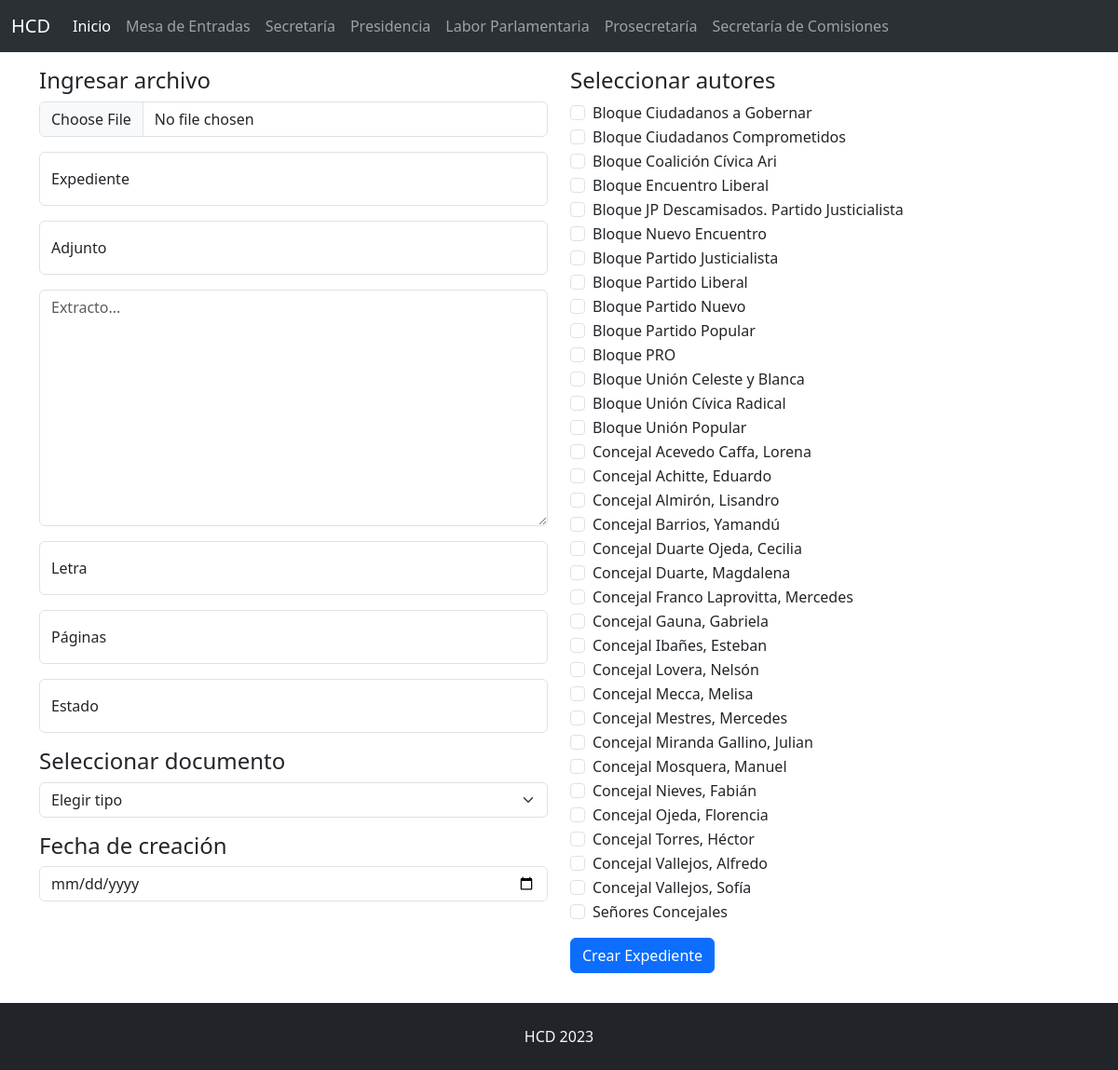
The page /mesa/nuevo.php on the database its author committed.
### tables this page shows
CREATE TABLE `usuarios` (
  `id` int(133) NOT NULL,
  `correo` varchar(255) DEFAULT NULL,
  `clave` varchar(255) DEFAULT NULL,
  `nombre` varchar(255) DEFAULT NULL,
  `categoria` varchar(255) DEFAULT NULL,
  `creado` datetime DEFAULT NULL,
  `editado` datetime DEFAULT NULL
);

### mesa/nuevo.php (the view, shortened to what this page needs)
<?php include('../cabecera.php'); ?>
    <main class="container my-3">
        <form method="post" action="insertar" enctype="multipart/form-data">
            <div class="row">
                <div class="col-md">
                    <div class="mb-3">
                        <h4>Ingresar archivo</h4>
                        <input type="file" name="archivo" class="form-control">
                    </div>
                    <div class="form-floating mb-3">
                        <input type="text" name="expte" class="form-control" id="expte" placeholder="Expediente">
                        <label for="expte">Expediente</label>
                    </div>
                    <div class="form-floating mb-3">
                        <input type="text" name="adjunto" class="form-control" id="adjunto" placeholder="Adjunto">
                        <label for="adjunto">Adjunto</label>
                    </div>
                    <div class="mb-3">
                        <textarea name="extracto" class="form-control" id="extracto" rows="10" placeholder="Extracto..."></textarea>
                    </div>
                    <div class="form-floating mb-3">
                        <input type="text" name="letra" class="form-control" id="letra" placeholder="Letra">
                        <label for="letra">Letra</label>
                    </div>
                    <div class="form-floating mb-3">
                        <input type="number" name="paginas" class="form-control" id="paginas" placeholder="Páginas">
                        <label for="paginas">Páginas</label>
                    </div>
                    <div class="form-floating mb-3">
                        <input type="text" name="estado" class="form-control" id="estado" placeholder="Estado">
                        <label for="estado">Estado</label>
                    </div>
                    <div class="mb-3">
                        <h4>Seleccionar documento</h4>
                        <select name="tipo" class="form-select" id="tipo">
                            <option disabled selected>Elegir tipo</option>
                        </select>
                    </div>
                    <div class="mb-3">
                        <h4>Fecha de creación</h4>
                        <input type="date" name="creado" class="form-control" id="creado">
                    </div>
                </div>
                <div class="col-md">
                    <div class="mb-3">
                        <h4>Seleccionar autores</h4>
                        <?php
                        $consulta = mysqli_query($conexion, "SELECT * FROM usuarios WHERE categoria = 'Autor' ORDER BY nombre");
                        while ($campo = mysqli_fetch_assoc($consulta)) {
                            echo '<div class="form-check"><input type="checkbox" name="autor[]" class="form-check-input" id="autor" value="'.$campo['nombre'].'"><label class="form-check-label" for="autor">'.$campo['nombre'].'</label></div>';
                        }
                        ?>
                    </div>
                    <div class="mb-3">
                        <input type="submit" value="Crear Expediente" class="btn btn-primary">
                    </div>
                </div>
            </div>
        </form>
    </main>
<?php include('../pie.php'); ?>

### cabecera.php (shortened to what this page needs)
<!DOCTYPE html>
<html lang="es">
<head>
    <link rel="stylesheet" href="/css/bootstrap.min.css">
    <link rel="stylesheet" href="/css/estilo.css">
</head>
<body>
    <nav data-bs-theme="dark" class="navbar sticky-top navbar-expand-lg bg-body-tertiary">
        <div class="container-fluid">
            <a class="navbar-brand" href="../">HCD</a>
            <div class="collapse navbar-collapse" id="navbarSupportedContent">
                <ul class="navbar-nav me-auto mb-2 mb-lg-0">
                    <li class="nav-item">
                        <a class="nav-link active" aria-current="page" href="../">Inicio</a>
                    </li>
                    <li class="nav-item">
                        <a class="nav-link" href="/mesa">Mesa de Entradas</a>
                    </li>
                    <li class="nav-item">
                        <a class="nav-link" href="/secretaria">Secretaría</a>
                    </li>
                    <li class="nav-item">
                        <a class="nav-link" href="/presidencia">Presidencia</a>
                    </li>
                    <li class="nav-item">
                        <a class="nav-link" href="/labor">Labor Parlamentaria</a>
                    </li>
                    <li class="nav-item">
                        <a class="nav-link" href="/prosecretaria">Prosecretaría</a>
                    </li>
                    <li class="nav-item">
                        <a class="nav-link" href="/comisiones">Secretaría de Comisiones</a>
                    </li>
                </ul>
            </div>
        </div>
    </nav>

### pie.php (shortened to what this page needs)
    <footer class="text-center text-light bg-dark py-4">
        HCD <?php echo date('Y'); ?>
    </footer>
</body>
</html>

### css/estilo.css (style rules this page uses)
html { height: 100%; }
body { display: flex; flex-direction: column; min-height: 100%; }
footer { margin-top: auto; }

### rows shown on the page
usuarios: nombre "Bloque Ciudadanos a Gobernar"
usuarios: nombre "Bloque Ciudadanos Comprometidos"
usuarios: nombre "Bloque Coalición Cívica Ari"
usuarios: nombre "Bloque Encuentro Liberal"
usuarios: nombre "Bloque JP Descamisados. Partido Justicialista"
usuarios: nombre "Bloque Nuevo Encuentro"
usuarios: nombre "Bloque Partido Justicialista"
usuarios: nombre "Bloque Partido Liberal"
usuarios: nombre "Bloque Partido Nuevo"
usuarios: nombre "Bloque Partido Popular"
usuarios: nombre "Bloque PRO"
usuarios: nombre "Bloque Unión Celeste y Blanca"
usuarios: nombre "Bloque Unión Cívica Radical"
usuarios: nombre "Bloque Unión Popular"
usuarios: nombre "Concejal Acevedo Caffa, Lorena"
usuarios: nombre "Concejal Achitte, Eduardo"
usuarios: nombre "Concejal Almirón, Lisandro"
usuarios: nombre "Concejal Barrios, Yamandú"
usuarios: nombre "Concejal Duarte Ojeda, Cecilia"
usuarios: nombre "Concejal Duarte, Magdalena"
usuarios: nombre "Concejal Franco Laprovitta, Mercedes"
usuarios: nombre "Concejal Gauna, Gabriela"
usuarios: nombre "Concejal Ibañes, Esteban"
usuarios: nombre "Concejal Lovera, Nelsón"
usuarios: nombre "Concejal Mecca, Melisa"
usuarios: nombre "Concejal Mestres, Mercedes"
usuarios: nombre "Concejal Miranda Gallino, Julian"
usuarios: nombre "Concejal Mosquera, Manuel"
usuarios: nombre "Concejal Nieves, Fabián"
usuarios: nombre "Concejal Ojeda, Florencia"
usuarios: nombre "Concejal Torres, Héctor"
usuarios: nombre "Concejal Vallejos, Alfredo"
usuarios: nombre "Concejal Vallejos, Sofía"
usuarios: nombre "Señores Concejales"
